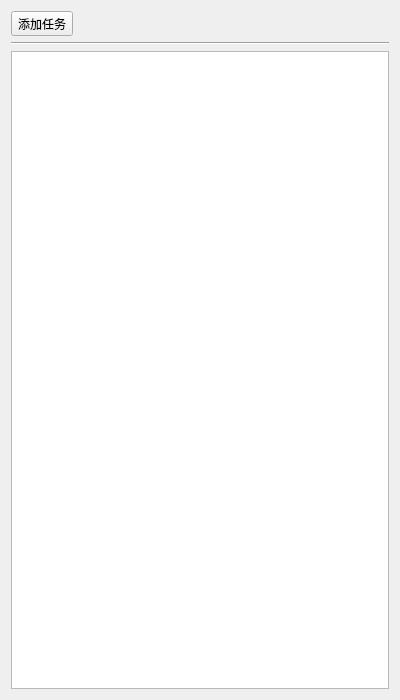
<?xml version="1.0" encoding="UTF-8"?>
<ui version="4.0">
 <class>MainWidget</class>
 <widget class="QWidget" name="MainWidget">
  <property name="geometry">
   <rect>
    <x>0</x>
    <y>0</y>
    <width>400</width>
    <height>700</height>
   </rect>
  </property>
  <property name="windowTitle">
   <string>下载工具</string>
  </property>
  <property name="windowIcon">
   <iconset resource="image.qrc">
    <normaloff>:/image/download.ico</normaloff>:/image/download.ico</iconset>
  </property>
  <layout class="QGridLayout" name="gridLayout">
   <item row="0" column="0">
    <layout class="QVBoxLayout" name="verticalLayout">
     <item>
      <layout class="QHBoxLayout" name="horizontalLayout">
       <item>
        <widget class="QToolButton" name="addTaskButton">
         <property name="sizePolicy">
          <sizepolicy hsizetype="Fixed" vsizetype="Fixed">
           <horstretch>0</horstretch>
           <verstretch>0</verstretch>
          </sizepolicy>
         </property>
         <property name="text">
          <string>添加任务</string>
         </property>
         <property name="icon">
          <iconset resource="image.qrc">
           <normaloff>:/image/add.ico</normaloff>:/image/add.ico</iconset>
         </property>
         <property name="iconSize">
          <size>
           <width>36</width>
           <height>36</height>
          </size>
         </property>
        </widget>
       </item>
       <item>
        <spacer name="horizontalSpacer">
         <property name="orientation">
          <enum>Qt::Horizontal</enum>
         </property>
         <property name="sizeHint" stdset="0">
          <size>
           <width>40</width>
           <height>20</height>
          </size>
         </property>
        </spacer>
       </item>
      </layout>
     </item>
     <item>
      <widget class="Line" name="line">
       <property name="orientation">
        <enum>Qt::Horizontal</enum>
       </property>
      </widget>
     </item>
     <item>
      <layout class="QVBoxLayout" name="verticalLayout_2">
       <item>
        <widget class="QListWidget" name="taskListWidget">
         <property name="contextMenuPolicy">
          <enum>Qt::CustomContextMenu</enum>
         </property>
         <property name="iconSize">
          <size>
           <width>36</width>
           <height>36</height>
          </size>
         </property>
        </widget>
       </item>
      </layout>
     </item>
    </layout>
   </item>
  </layout>
 </widget>
 <layoutdefault spacing="6" margin="11"/>
 <resources>
  <include location="image.qrc"/>
 </resources>
 <connections/>
</ui>
